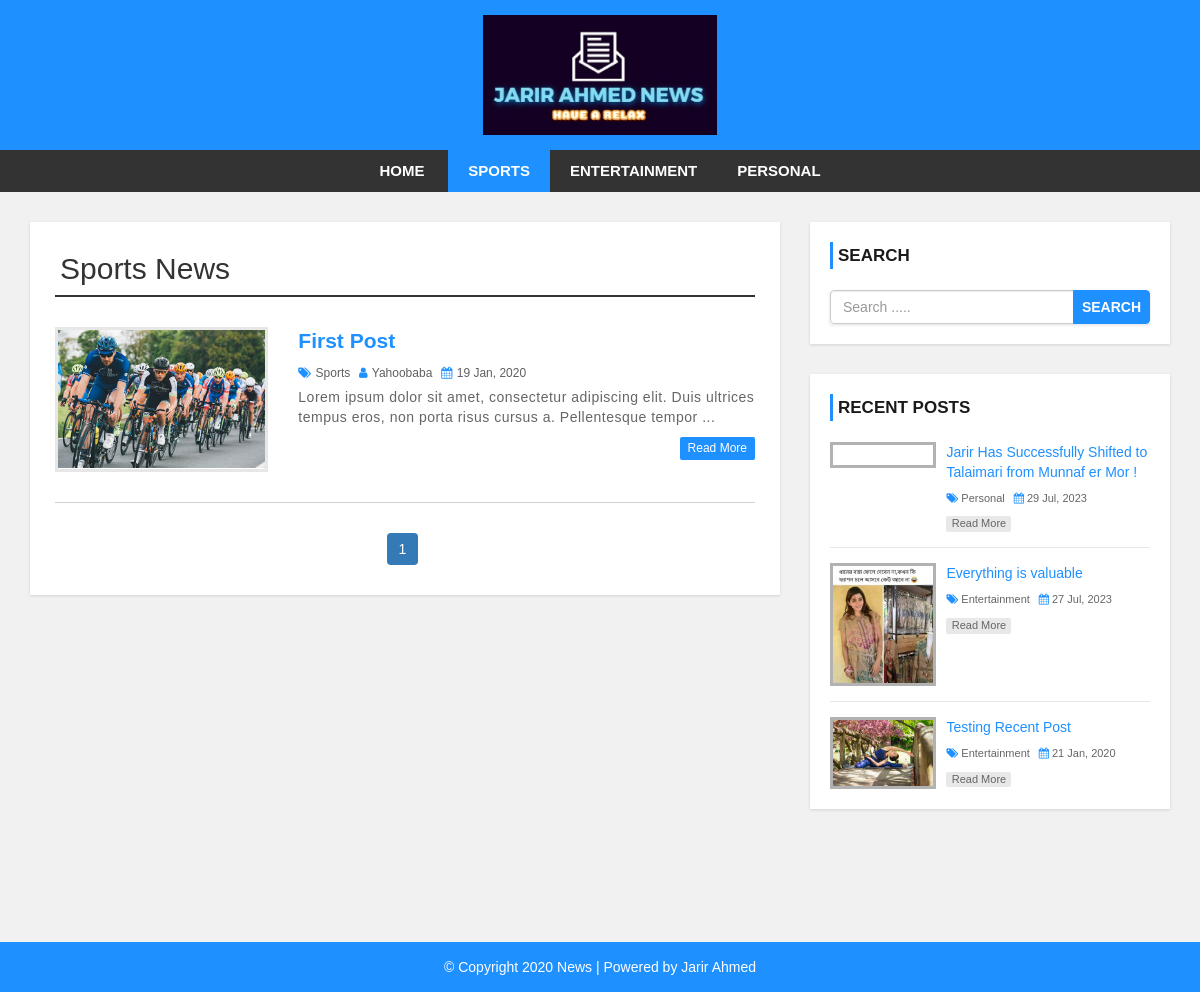
Page /category.php?cid=34 on the committed database.
### tables this page shows
CREATE TABLE `settings` (
  `id` int(11) NOT NULL,
  `websitename` varchar(60) NOT NULL,
  `logo` varchar(50) NOT NULL,
  `footerdesc` varchar(255) NOT NULL
);

CREATE TABLE `category` (
  `category_id` int(11) NOT NULL,
  `category_name` varchar(100) NOT NULL,
  `post` int(11) NOT NULL DEFAULT 0
);

CREATE TABLE `post` (
  `post_id` int(11) NOT NULL,
  `title` varchar(100) NOT NULL,
  `description` text NOT NULL,
  `category` varchar(100) NOT NULL,
  `post_date` varchar(50) NOT NULL,
  `author` int(11) NOT NULL,
  `post_img` varchar(100) NOT NULL
);

CREATE TABLE `user` (
  `user_id` int(10) UNSIGNED NOT NULL,
  `first_name` varchar(30) NOT NULL,
  `last_name` varchar(30) NOT NULL,
  `username` varchar(30) DEFAULT NULL,
  `password` varchar(40) DEFAULT NULL,
  `role` int(11) NOT NULL,
  `session_token` varchar(255) DEFAULT NULL
);

### public_html/config.php (called while the page is built, shortened)
<?php
$hostname = "https://news478.000webhostapp.com/";
?>

### public_html/category.php (the view, shortened to what this page needs)
<?php include 'header.php'; ?>
    <div id="main-content">
      <div class="container">
        <div class="row">
            <div class="col-md-8">
                <div class="post-container">
                  <?php
                  include "config.php";
                  if(isset($_GET['cid'])){
                    $cat_id = $_GET['cid'];
                    $sql1 = "SELECT * FROM category WHERE category_id = {$cat_id}";
                    $result1 = mysqli_query($conn, $sql1) or die("Query Failed.");
                    $row1 = mysqli_fetch_assoc($result1);
                  ?>
                  <h2 class="page-heading"><?php echo $row1['category_name']; ?> News</h2>
                  <?php
                    $limit = 3;
                    if(isset($_GET['page'])){
                      $page = $_GET['page'];
                    }else{
                      $page = 1;
                    }
                    $offset = ($page - 1) * $limit;
                    $sql = "SELECT post.post_id, post.title, post.description,post.post_date,post.author,
                    category.category_name,user.username,post.category,post.post_img FROM post
                    LEFT JOIN category ON post.category = category.category_id
                    LEFT JOIN user ON post.author = user.user_id
                    WHERE post.category = {$cat_id}
                    ORDER BY post.post_id DESC LIMIT {$offset},{$limit}";
                    $result = mysqli_query($conn, $sql) or die("Query Failed.");
                    if(mysqli_num_rows($result) > 0){
                      while($row = mysqli_fetch_assoc($result)) {
                  ?>
                    <div class="post-content">
                        <div class="row">
                            <div class="col-md-4">
                              <a class="post-img" href="single.php?id=<?php echo $row['post_id']; ?>"><img src="admin/upload/<?php echo $row['post_img']; ?>" alt=""/></a>
                            </div>
                            <div class="col-md-8">
                              <div class="inner-content clearfix">
                                  <h3><a href='single.php?id=<?php echo $row['post_id']; ?>'><?php echo $row['title']; ?></a></h3>
                                  <div class="post-information">
                                      <span>
                                          <i class="fa fa-tags" aria-hidden="true"></i>
                                          <a href='category.php?cid=<?php echo $row['category']; ?>'><?php echo $row['category_name']; ?></a>
                                      </span>
                                      <span>
                                          <i class="fa fa-user" aria-hidden="true"></i>
                                          <a href='author.php?aid=<?php echo $row['author']; ?>'><?php echo $row['username']; ?></a>
                                      </span>
                                      <span>
                                          <i class="fa fa-calendar" aria-hidden="true"></i>
                                          <?php echo $row['post_date']; ?>
                                      </span>
                                  </div>
                                  <p class="description">
                                      <?php echo substr($row['description'],0,130) . "..."; ?>
                                  </p>
                                  <a class='read-more pull-right' href='single.php?id=<?php echo $row['post_id']; ?>'>read more</a>
                              </div>
                            </div>
                        </div>
                    </div>
                    <?php
                      }
                    }else{
                      echo "<h2>No Record Found.</h2>";
                    }
                    if(mysqli_num_rows($result1) > 0){
                      $total_records = $row1['post'];
                      $total_page = ceil($total_records / $limit);
                      echo '<ul class="pagination admin-pagination">';
                      for($i = 1; $i <= $total_page; $i++){
                        if($i == $page){
                          $active = "active";
                        }else{
                          $active = "";
                        }
                        echo '<li class="'.$active.'"><a href="category.php?cid='.$cat_id .'&page='.$i.'">'.$i.'</a></li>';
                      }
                      echo '</ul>';
                    }
                  }else{
                    echo "<h2>No Record Found.</h2>";
                  }
                    ?>
                </div>
            </div>
            <?php include 'sidebar.php'; ?>
        </div>
      </div>
    </div>
<?php include 'footer.php'; ?>

### public_html/header.php (shortened to what this page needs)
<?php
include "config.php";
?>
<!DOCTYPE html>
<html lang="en">
<head>
    <link rel="stylesheet" href="css/bootstrap.min.css" />
    <link rel="stylesheet" href="css/font-awesome.css">
    <link rel="stylesheet" href="css/style.css">
</head>
<body>
<div id="header">
    <div class="container">
        <div class="row">
            <div class=" col-md-offset-4 col-md-4">
              <?php
                include "config.php";
                $sql = "SELECT * FROM settings";
                $result = mysqli_query($conn, $sql) or die("Query Failed.");
                if(mysqli_num_rows($result) > 0){
                  while($row = mysqli_fetch_assoc($result)) {
                    if($row['logo'] == ""){
                      echo '<a href="index.php"><h1>'.$row['websitename'].'</h1></a>';
                    }else{
                      echo '<a href="index.php" id="logo"><img src="admin/images/'. $row['logo'] .'"></a>';
                    }
                  }
                }
                ?>
            </div>
        </div>
    </div>
</div>
<div id="menu-bar">
    <div class="container">
        <div class="row">
            <div class="col-md-12">
              <?php
                include "config.php";
                if(isset($_GET['cid'])){
                  $cat_id = $_GET['cid'];
                }
                $sql = "SELECT * FROM category WHERE post > 0";
                $result = mysqli_query($conn, $sql) or die("Query Failed. : Category");
                if(mysqli_num_rows($result) > 0){
                  $active = "";
              ?>
                <ul class='menu'>
                  <li><a href='<?php echo $hostname; ?>'>Home</a></li>
                  <?php while($row = mysqli_fetch_assoc($result)) {
                    if(isset($_GET['cid'])){
                      if($row['category_id'] == $cat_id){
                        $active = "active";
                      }else{
                        $active = "";
                      }
                    }
                    echo "<li><a class='{$active}' href='category.php?cid={$row['category_id']}'>{$row['category_name']}</a></li>";
                  } ?>
                </ul>
                <?php } ?>
            </div>
        </div>
    </div>
</div>

### public_html/sidebar.php
<div id="sidebar" class="col-md-4">
    <div class="search-box-container">
        <h4>Search</h4>
        <form class="search-post" action="search.php" method ="GET">
            <div class="input-group">
                <input type="text" name="search" class="form-control" placeholder="Search .....">
                <span class="input-group-btn">
                    <button type="submit" class="btn btn-danger">Search</button>
                </span>
            </div>
        </form>
    </div>
    <div class="recent-post-container">
        <h4>Recent Posts</h4>
        <?php
        include "config.php";
        $limit = 3;
        $sql = "SELECT post.post_id, post.title, post.post_date,
        category.category_name,post.category,post.post_img FROM post
        LEFT JOIN category ON post.category = category.category_id
        ORDER BY post.post_id DESC LIMIT {$limit}";
        $result = mysqli_query($conn, $sql) or die("Query Failed. : Recent Post");
        if(mysqli_num_rows($result) > 0){
          while($row = mysqli_fetch_assoc($result)) {
      ?>
        <div class="recent-post">
            <a class="post-img" href="single.php?id=<?php echo $row['post_id']; ?>">
                <img src="admin/upload/<?php echo $row['post_img']; ?>" alt=""/>
            </a>
            <div class="post-content">
                <h5><a href="single.php?id=<?php echo $row['post_id']; ?>"><?php echo $row['title']; ?></a></h5>
                <span>
                    <i class="fa fa-tags" aria-hidden="true"></i>
                    <a href='category.php?cid=<?php echo $row['category']; ?>'><?php echo $row['category_name']; ?></a>
                </span>
                <span>
                    <i class="fa fa-calendar" aria-hidden="true"></i>
                    <?php echo $row['post_date']; ?>
                </span>
                <a class="read-more" href="single.php?id=<?php echo $row['post_id']; ?>">read more</a>
            </div>
        </div>
    <?php
      }
    }
    ?>
    </div>
</div>

### public_html/footer.php
<div id ="footer">
    <div class="container">
        <div class="row">
            <div class="col-md-12">
              <?php
                include "config.php";
                $sql = "SELECT * FROM settings";
                $result = mysqli_query($conn, $sql) or die("Query Failed.");
                if(mysqli_num_rows($result) > 0){
                  while($row = mysqli_fetch_assoc($result)) {
              ?>
                <span><?php echo $row['footerdesc']; ?></span>
              <?php
                }
              }
              ?>
            </div>
        </div>
    </div>
</div>
</body>
</html>

### public_html/css/style.css (style rules this page uses)
body { background: #f1f1f1; font-family: sans-serif,arial,Helvetica; }
a, a:hover, a:focus { text-decoration: none; outline: none; }
ul { margin:0; padding:0; list-style:none; }
h2.page-heading { margin: 5px 0 30px; padding: 0 5px 10px; border-bottom: 2px solid #333; }
form { background: #fff; padding: 25px; box-shadow:0 1px 3px rgba(0, 0, 0, 0.13); }
#header { background: #1e90ff; text-align: center; padding: 15px; }
#logo { display: inline-block; width: 65%; }
#logo img { width: 100%; }
#menu-bar { background: #333; text-align: center; }
#menu-bar .menu > li { display: inline-block; }
.menu > li > a { padding: 10px 20px; display: block; text-transform: uppercase; color: #fff; font-size: 15px; font-weight:600; transition:all 0.5s ease 0s; }
#menu-bar .menu > li > a:hover, #menu-bar .menu > li > a.active { color:#fff; background:#1e90ff; }
#main-content { padding: 30px 0; min-height: 750px; }
#main-content .post-container { background-color: #fff; padding: 25px; box-shadow: 0 1px 3px rgba(0, 0, 0, 0.13); }
#main-content .post-content { border-bottom: 1px solid #d1d1d1; padding: 0 0 30px; margin-bottom:30px; }
#main-content .post-content img { width: 100%; }
#main-content .post-content .post-img { border: 3px solid #e7e7e7; display: block; height: 145px; overflow: hidden; transition: border .3s; }
#main-content .post-content h3 { font-size: 21px; line-height: 28px; font-weight: 600; margin: 0 0 7px; }
#main-content .post-content h3 a { color: #1e90ff; transition:all 0.3s; }
#main-content .post-content .post-information span { color: #606060; font-size: 12px; text-transform: capitalize; margin: 0 5px 5px 0; display: inline-block; }
#main-content .post-content .post-information i { color: #1e90ff; margin-right: 1px; }
#main-content .post-content .post-information a { color: #606060; text-decoration: none; }
#main-content .post-content p, #main-content .single-post p { color: #666; font-size: 14px; letter-spacing: 0.5px; margin:0 0 10px; }
#main-content .post-content a.read-more { color: #fff; background-color: #1E90FF; font-size: 12px; text-transform: capitalize; padding: 3px 8px; border-radius: 2px; transition: all 0.3s; }
.pagination { display: block; text-align: center; margin: 0; }
.pagination li { display:inline-block; margin: 0 5px 0 0; }
.pagination li a { border: none; background: #1e90ff; color: #fff; }
i.fa { color:#222; }
#sidebar h4 { color: #1A1A1A; font-size: 17px; line-height: 27px; font-weight:600; text-transform: uppercase; padding: 0 0 0 5px; margin: 0 0 21px; border-left: 3px solid #1e90ff; }
#sidebar .search-box-container { background-color: #fff; padding: 20px; margin: 0 0 30px; box-shadow: 0 1px 3px rgba(0, 0, 0, 0.13); }
#sidebar .search-post { padding: 0; }
#sidebar .search-post input { color: #606060; }
#sidebar .search-post .btn { font-weight: 600; text-transform: uppercase; padding: 6px 8px; background-color: #1E90FF; border-color: #1E90FF; outline: none; }
#sidebar .recent-post-container { padding: 20px; background: #fff; box-shadow: 0 1px 3px rgba(0, 0, 0, 0.13); }
#sidebar .recent-post { border-bottom: 1px solid #e7e7e7; padding: 0 0 15px; margin: 0 0 15px; }
#sidebar .recent-post:last-child { margin: 0; padding: 0; border: none; }
#sidebar .recent-post .post-img { display: inline-block; width: 33%; border: 3px solid rgba(0,0,0,0.3); vertical-align: top; transition: border .3s; }
#sidebar .recent-post .post-img img { width: 100%; }
#sidebar .recent-post .post-content { width: 65%; display: inline-block; border: none; padding: 0 0 0 7px; margin: 0; }
#sidebar .recent-post h5 { font-size: 14px; line-height: 20px; margin: 0 0 5px; }
#sidebar .recent-post h5 a { color: #1E90FF; }
#sidebar .recent-post span { color: #666; font-size: 11px; display: inline-block; margin: 0 5px 10px 0; }
#sidebar .recent-post span a { color: #666; }
#sidebar .recent-post span i { color: #1E90FF; }
#sidebar .recent-post a.read-more { color: #666; background-color: rgba(0,0,0,0.09); width: 65px; font-size: 11px; text-align: center; padding: 0; display: block; transition: all 0.3s; }
#footer { color: #fff; padding:15px 0; text-align:center; background-color:#1e90ff; }
#footer a { color:#fff; }

### rows in the picture
settings: logo (picture), footerdesc "© Copyright 2020 News | Powered by Jarir Ahmed"
category: category_name "SPORTS", category_name "Sports"
category: category_name "ENTERTAINMENT"
category: category_name "PERSONAL"
post: post_img (picture), title "First Post", category.category_name "Sports", user.username "Yahoobaba", post_date "19 Jan, 2020", description "Lorem ipsum dolor sit amet, consectetur adipiscing elit. Duis ultrices tempus eros, non porta risus cursus a. Pellentesque tempor"
post: title "Jarir Has Successfully Shifted to Talaimari from Munnaf er Mor !", category.category_name "Personal", post_date "29 Jul, 2023"
post: post_img (picture), title "Everything is valuable", category.category_name "Entertainment", post_date "27 Jul, 2023"
post: post_img (picture), title "Testing Recent Post", category.category_name "Entertainment", post_date "21 Jan, 2020"
